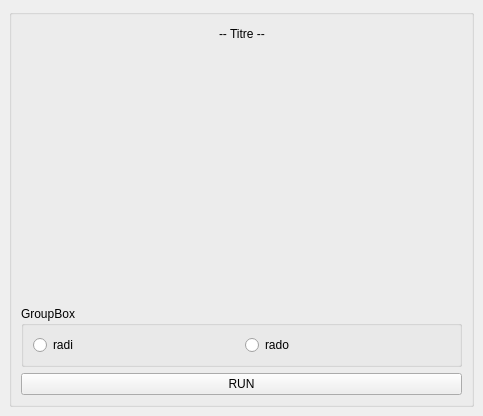
<?xml version="1.0" encoding="UTF-8"?>
<ui version="4.0">
 <class>DockWidget</class>
 <widget class="QDockWidget" name="DockWidget">
  <property name="geometry">
   <rect>
    <x>0</x>
    <y>0</y>
    <width>483</width>
    <height>416</height>
   </rect>
  </property>
  <property name="minimumSize">
   <size>
    <width>150</width>
    <height>173</height>
   </size>
  </property>
  <property name="maximumSize">
   <size>
    <width>483</width>
    <height>416</height>
   </size>
  </property>
  <property name="windowTitle">
   <string>DockWidget</string>
  </property>
  <widget class="QWidget" name="dockWidgetContents">
   <layout class="QVBoxLayout" name="verticalLayout_2">
    <item>
     <widget class="QGroupBox" name="groupBox">
      <property name="title">
       <string/>
      </property>
      <layout class="QVBoxLayout" name="verticalLayout">
       <item>
        <layout class="QHBoxLayout" name="horizontalLayout">
         <item>
          <spacer name="horizontalSpacer">
           <property name="orientation">
            <enum>Qt::Horizontal</enum>
           </property>
           <property name="sizeHint" stdset="0">
            <size>
             <width>40</width>
             <height>20</height>
            </size>
           </property>
          </spacer>
         </item>
         <item>
          <widget class="QLabel" name="label">
           <property name="text">
            <string>-- Titre --</string>
           </property>
          </widget>
         </item>
         <item>
          <spacer name="horizontalSpacer_2">
           <property name="orientation">
            <enum>Qt::Horizontal</enum>
           </property>
           <property name="sizeHint" stdset="0">
            <size>
             <width>40</width>
             <height>20</height>
            </size>
           </property>
          </spacer>
         </item>
        </layout>
       </item>
       <item>
        <spacer name="verticalSpacer">
         <property name="orientation">
          <enum>Qt::Vertical</enum>
         </property>
         <property name="sizeHint" stdset="0">
          <size>
           <width>20</width>
           <height>40</height>
          </size>
         </property>
        </spacer>
       </item>
       <item>
        <widget class="QGroupBox" name="groupBox_2">
         <property name="title">
          <string>GroupBox</string>
         </property>
         <layout class="QHBoxLayout" name="horizontalLayout_2">
          <item>
           <widget class="QRadioButton" name="radioButton">
            <property name="text">
             <string>radi</string>
            </property>
           </widget>
          </item>
          <item>
           <widget class="QRadioButton" name="radioButton_2">
            <property name="text">
             <string>rado</string>
            </property>
           </widget>
          </item>
         </layout>
        </widget>
       </item>
       <item>
        <widget class="QPushButton" name="pushButton">
         <property name="text">
          <string>RUN</string>
         </property>
        </widget>
       </item>
      </layout>
     </widget>
    </item>
   </layout>
  </widget>
 </widget>
 <resources/>
 <connections/>
</ui>
